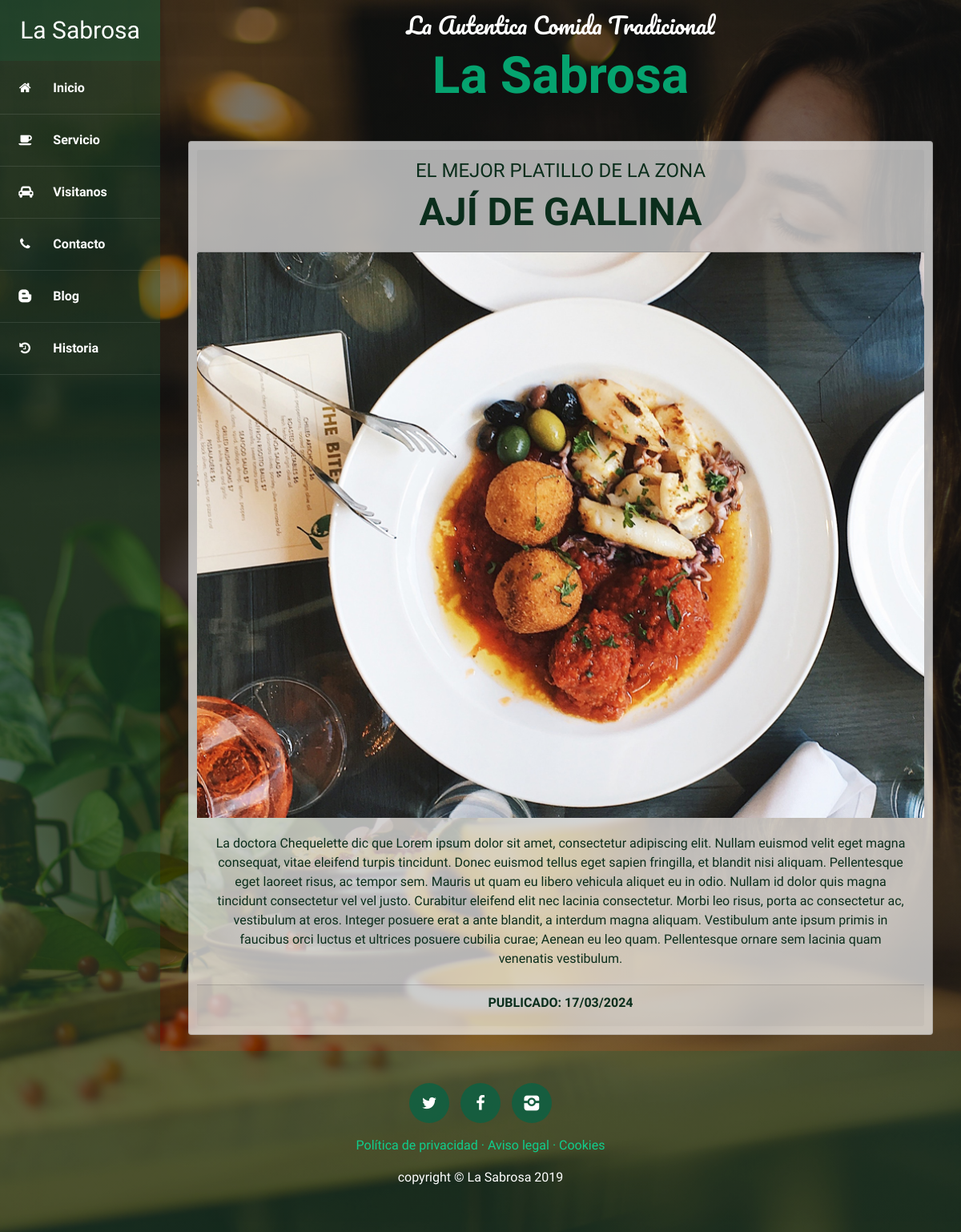
Page /services/ on the committed database.
### services/models.py (models this page shows, shortened)
class Service(models.Model):
    title = models.CharField(max_length=200, verbose_name="Título")
    subtitle = models.CharField(max_length=200, verbose_name="Subtítulo")
    content = models.TextField(verbose_name="Contenido")
    image = models.ImageField(verbose_name="Imagen", upload_to ="services")
    published = models.DateTimeField(default = now, verbose_name = "Fecha de Publicación")
    created = models.DateTimeField(auto_now_add=True, verbose_name="Fecha de Creación")
    updated = models.DateTimeField(auto_now=True, verbose_name="Fecha de edición")
    class Meta:
        verbose_name = "servicio"
        verbose_name_plural = "servicios"
        ordering = ['-created']

### services/views.py (the view)
# urls.py: path('',views.services, name="service"),
def services(request):
    services = Service.objects.all()
    return render(request, "services/service.html", {'services':services})

### services/templates/services/service.html
{% extends 'core/base.html' %}
{% load static %}
{% block content%}
						{% for service in services %}
						<div class="contenido-service">
							<div class="card text-center">
								<div class="card-header">
									<h4>{{ service.subtitle }}</h4>
									<h3>{{ service.title }}</h3>
								</div>
								<img src="{% static 'core/img/foond2-img.jpg'%}" class="card-img-top" alt="...">
								<div class="card-body">
									<p class="card-text">{{ service.content }}</p>
								</div>
								<div class="card-footer">
									<h6>Publicado: {{ service.published|date:"SHORT_DATE_FORMAT"}}</h6>
								</div>
							</div>
						</div>
						{% endfor %}
{% endblock %}

### core/templates/core/base.html (shortened to what this page needs)
<!DOCTYPE html>
<html lang="es">
  <head>
    {% load static %}
    <link rel="stylesheet" href="{% static 'core/css/bootstrap.min.css' %}" />
    <link rel="stylesheet" href="{% static 'core/css/fontello.css'%}" />
    <link rel="stylesheet" href="{% static 'core/css/styles.css' %}" />
  </head>
  <body>
    <div class="container-fluid">
      <div class="row">
        <div class="barra-lateral col-12 col-sm-auto">
          <div class="logo">
            <h2>La Sabrosa</h2>
          </div>
          <div class="menu d-flex d-sm-block justify-content-center flex-wrap">
            <a href="{% url 'home' %}">
              <i class="icon-home"></i>
              <span>Inicio</span>
            </a>
            <a href="{% url 'service' %}">
              <i class="icon-coffee"></i>
              <span>Servicio</span>
            </a>
            <a href="{% url 'visit' %}">
              <i class="icon-cab"></i>
              <span>Visitanos</span>
            </a>
            <a href="{% url 'contact' %}">
              <i class="icon-phone"></i>
              <span>Contacto</span>
            </a>
            <a href="{% url 'blog' %}">
              <i class="icon-blogger"></i>
              <span>Blog</span>
            </a>
            <a href="{% url 'history' %}">
              <i class="icon-history"></i>
              <span>Historia</span>
            </a>
          </div>
        </div>
        <main class="main col">
          <div class="row marca">
            <div class="titulos col-12">
              <h3>La Autentica Comida Tradicional</h3>
              <h2>La Sabrosa</h2>
            </div>
          </div>
          <div class="row">
            <div class="col-lg-12">
              {% block content%}
              {% endblock %}
            </div>
          </div>
        </main>
      </div>
    </div>
    <footer class="footer">
      <div class="container">
        <div class="row footer-icon justify-content-center">
          <p class="col-auto">
            <a href="#" class="icono">
              <i class="icon-twitter"></i>
            </a>
            <a href="#" class="icono">
              <i class="icon-facebook"></i>
            </a>
            <a href="#" class="icono">
              <i class="icon-instagram"></i>
            </a>
          </p>
          <p class="col-auto link">
            <a href="{% url 'other' %}" class="link">Política de privacidad</a> ·
            <a href="{% url 'other' %}" class="link">Aviso legal</a> ·
            <a href="{% url 'other' %}" class="link">Cookies</a>
          </p>
          <p class="col-auto copy">copyright &copy; La Sabrosa 2019</p>
        </div>
      </div>
    </footer>
  </body>
</html>

### core/static/core/css/styles.css (style rules this page uses)
body { font-family: 'Source Sans Pro', sans-serif; background: linear-gradient(rgba(2, 5, 4, 0.507), rgba(1, 2, 1, 0.466)), url("../img/bg-font.jpg"); background-attachment: fixed; background-position: center; background-size: cover; }
.barra-lateral { background: #1c5c3c50; color: #fff; min-width: 200px; min-height: auto; padding: 0; }
.barra-lateral a { color: #fff; }
.barra-lateral .logo { background: #1c5c3c50; margin-bottom: 2px; }
.barra-lateral .logo h2 { font-size: 30px; font-family: 'Source Sans Pro', sans-serif; padding: 20px 0; text-align: center; font-weight: 400; margin: 0; }
.barra-lateral .menu a { display: block; padding: 20px 0; font-family: 'Source Sans Pro',sans-serif; font-weight: 700; border-bottom: 1px solid rgba(255,255,255,.1); }
.barra-lateral .menu a i { margin-right: 20px; margin-left: 20px; font-weight: normal; }
.marca { text-align: center; margin: 15px; }
.marca .titulos { text-align: center; }
.marca .titulos h3 { font-family: 'Pacifico'; font-weight: 400; color: #fff; }
.marca .titulos h2 { font-family: 'Ranga'; font-weight: 700; color: rgb(5, 163, 111); font-size: 4rem; }
.contenido-service .card { background: rgba(255, 255, 255, 0.685); color: #0b2e1c; margin: 20px; padding: 10px; }
.contenido-service .card-header { color: #0b2e1c; font-family: 'Source Sans Pro',sans-serif; }
.contenido-service .card-header h3 { font-weight: 700; text-transform: uppercase; font-size: 3rem; }
.contenido-service .card-header h4 { font-weight: 400; text-transform: uppercase; }
.contenido-service .card-footer h6 { font-weight: 700; text-transform: uppercase; }
.footer { background: #1c5c3c50; }
.footer-icon { padding: 40px 0; display: block; text-align: center; }
.footer-icon .icono { width: 50px; height: 50px; font-size: 20px; line-height: 50px; color: #fff; text-align: center; background: #066445bd; display: inline-block; margin: 0px 5px; text-decoration: none; border-radius: 50px; }
.footer-icon .link { color: #0ed492f3; text-decoration: none; }
.footer-icon .copy { color: #fff; }

### rows in the picture
Service: subtitle "EL MEJOR PLATILLO DE LA ZONA", title "AJÍ DE GALLINA", content "La doctora Chequelette dic que Lorem ipsum dolor sit amet, consectetur adipiscing elit. Nullam euismod velit eget magna consequat, vitae eleifend turpis tincidunt. Donec euismod tellus eget sapien fringilla, et blandit nisi aliquam. Pellentesque eget laoreet risus, ac tempor sem. Mauris ut quam eu libero vehicula aliquet eu in odio. Nullam id dolor quis magna tincidunt consectetur vel vel justo. Curabitur eleifend elit nec lacinia consectetur. Morbi leo risus, porta ac consectetur ac, vestibulum at eros. Integer posuere erat a ante blandit, a interdum magna aliquam. Vestibulum ante ipsum primis in faucibus orci luctus et ultrices posuere cubilia curae; Aenean eu leo quam. Pellentesque…", published "17/03/2024"
